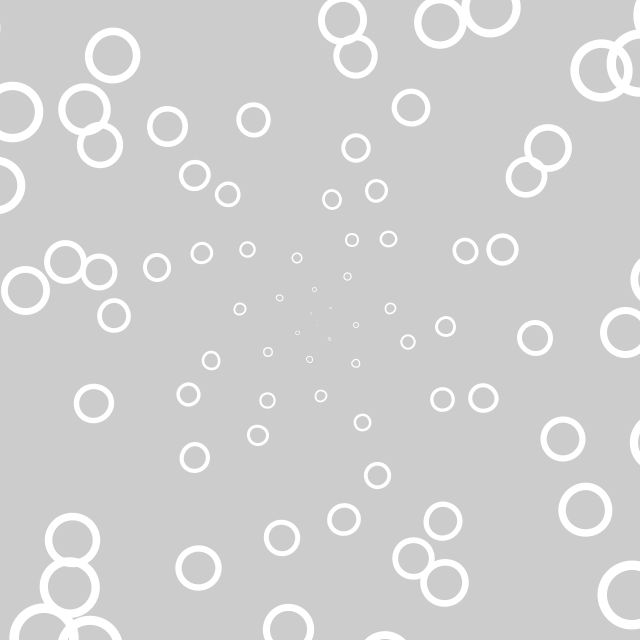
Frame 1 (no input)
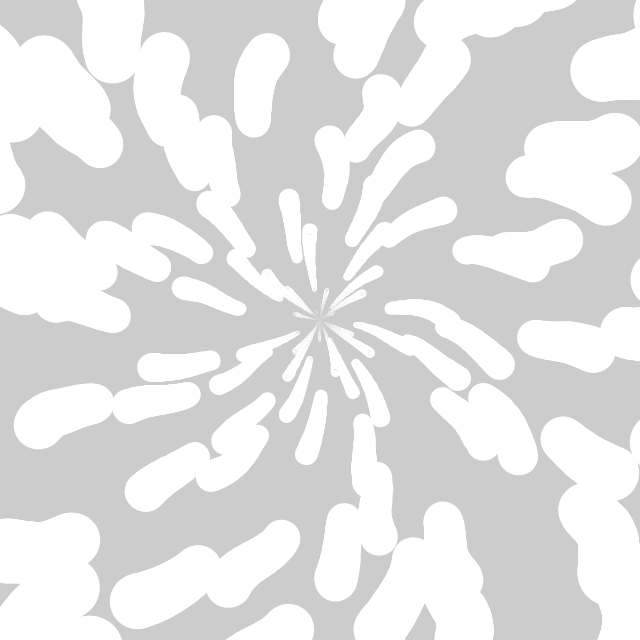
Frame 60 (the mouse pressed at the canvas centre just before this capture)
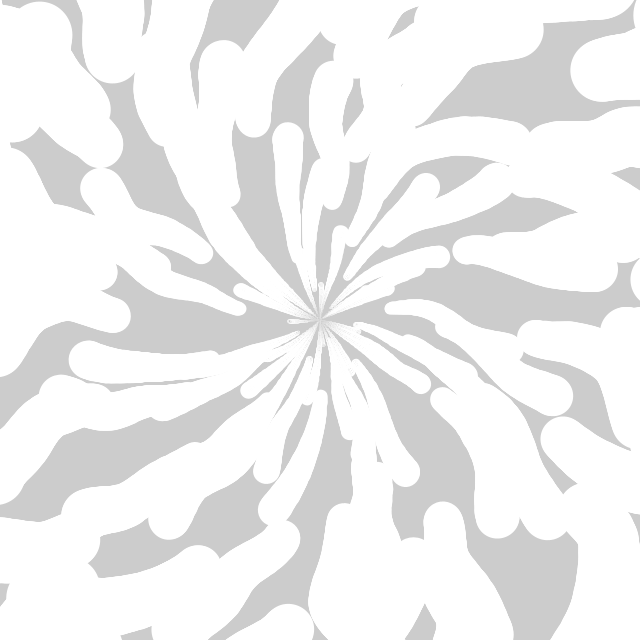
Frame 120 (the mouse held since frame 60 and released just before this capture)

The Processing sketch that drew these frames (run headless with seeded random() and noise(); from frame 60 on, the mouse is pressed at the canvas centre):

// Processing sketch: day302
// ── day302.pde
int v,r;
void setup(){
size(640,640);
noFill();
stroke(-1);
}
void draw(){
v++;
clear();
translate(320,320);
for(r=0;r<475;r+=5){
push();
float t=r+v/320.,x=(r+v)%475;
rotate(noise(t)+PI*t/9);
strokeWeight(x/44);
circle(x,0,x/7);
pop();
}
}
